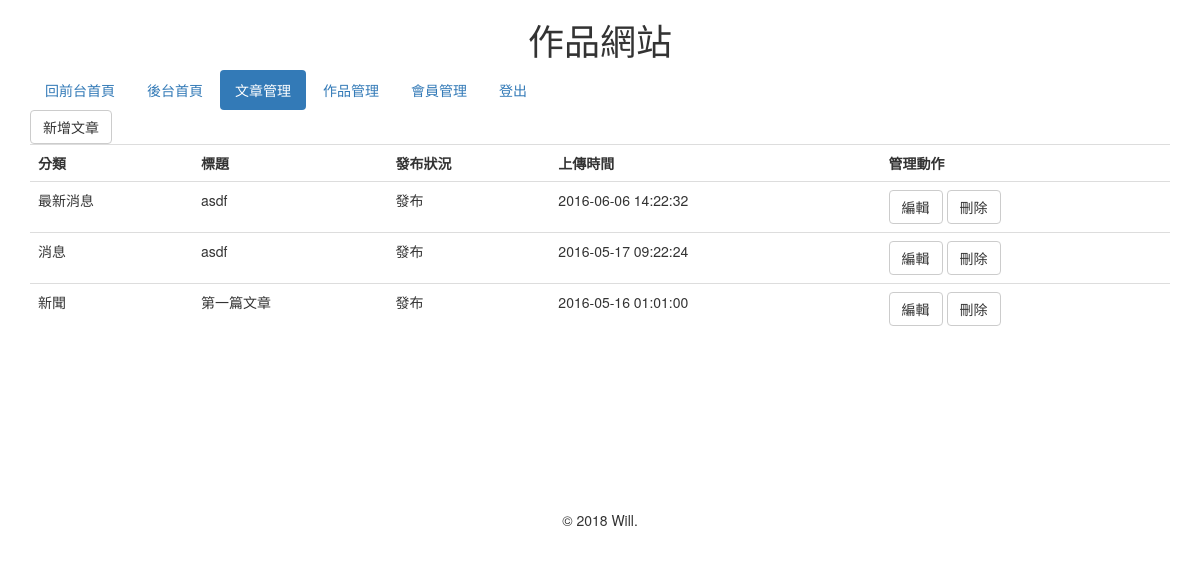
Page /admin/article_list.php (signed in) on the committed database.
### tables this page shows
CREATE TABLE `article` (
  `id` int(11) unsigned NOT NULL AUTO_INCREMENT COMMENT '文章 id',
  `title` varchar(30) NOT NULL DEFAULT '' COMMENT '標題',
  `category` varchar(50) NOT NULL DEFAULT '' COMMENT '分類',
  `content` text NOT NULL COMMENT '內文',
  `publish` tinyint(1) NOT NULL COMMENT '是否發布',
  `create_date` datetime NOT NULL COMMENT '建立日期',
  `modify_date` datetime DEFAULT NULL COMMENT '修改日期',
  `creater_id` int(11) DEFAULT NULL COMMENT '建立者id',
  PRIMARY KEY (`id`)
);

### php/functions.php (called while the page is built, shortened)
<?php
function get_all_article()
{
  $datas = array();
  $sql = "SELECT * FROM `article` ORDER BY `create_date` DESC;";
  $query = mysqli_query($_SESSION['link'], $sql);
  if ($query)
  {
    if (mysqli_num_rows($query) > 0)
    {
      while ($row = mysqli_fetch_assoc($query))
      {
        $datas[] = $row;
      }
    }
  }
  else
  {
    echo "{$sql} 語法執行失敗，錯誤訊息：" . mysqli_error($_SESSION['link']);
  }
  return $datas;
}
?>

### admin/article_list.php (the view, shortened to what this page needs)
<?php
require_once '../php/functions.php';
$articles = get_all_article();
?>
<!DOCTYPE html>
<html lang="zh-TW">
  <head>
    <link rel="stylesheet" href="https://maxcdn.bootstrapcdn.com/bootstrap/3.3.4/css/bootstrap.min.css"/>
    <link rel="stylesheet" href="../css/style.css"/>
  </head>
  <body>
		<?php include_once 'menu.php'; ?>
    <div class="content">
      <div class="container">
        <div class="row">
          <div class="col-xs-12">
            <a href='article_add.php' class="btn btn-default">新增文章</a>
          </div>
          <div class="col-xs-12">
            <table class="table table-hover">
              <tr>
                <th>分類</th>
                <th>標題</th>
                <th>發布狀況</th>
                <th>上傳時間</th>
                <th>管理動作</th>
              </tr>
              <?php if($articles):?>
                <?php foreach($articles as $article):?>
                  <tr>
                    <td><?php echo $article['category'];?></td>
                    <td><?php echo $article['title'];?></td>
                    <td><?php echo ($article['publish'])?"發布":"下架中";?></td>
                    <td><?php echo $article['create_date'];?></td>
                    <td>
                      <a href='article_edit.php?i=<?php echo $article['id'];?>' class="btn btn-default">編輯</a>
                      <a href='javascript:void(0);' class='btn btn-default del_article' data-id="<?php echo $article['id'];?>">刪除</a>
                    </td>
                  </tr>
                <?php endforeach;?>
              <?php else:?>
                <tr>
                  <td colspan="5">無資料</td>
                </tr>
              <?php endif;?>
            </table>
          </div>
        </div>
      </div>
    </div>
    <?php include_once 'footer.php'; ?>
  </body>
</html>

### css/style.css (style rules this page uses)
div.content { min-height: 400px; }

### rows in the picture
article: category "最新消息", title "asdf", publish "發布", create_date "2016-06-06 14:22:32"
article: category "消息", title "asdf", publish "發布", create_date "2016-05-17 09:22:24"
article: category "新聞", title "第一篇文章", publish "發布", create_date "2016-05-16 01:01:00"
